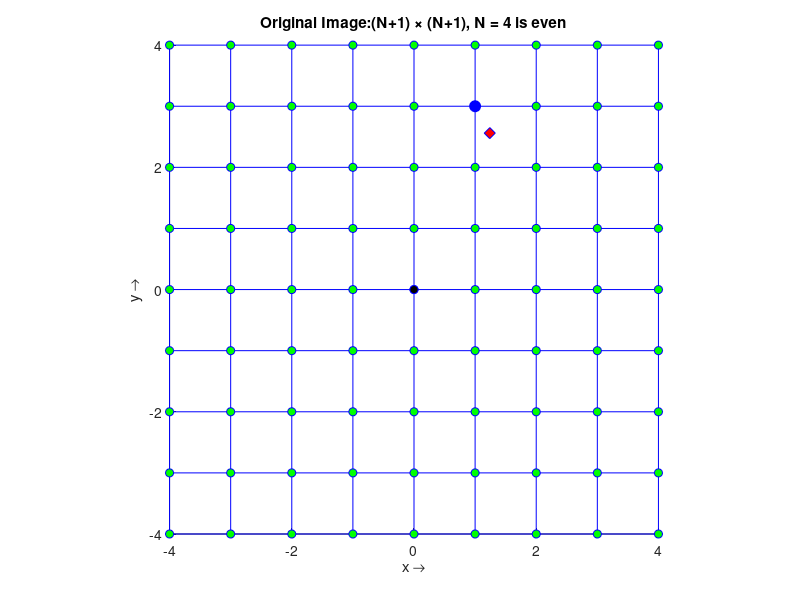
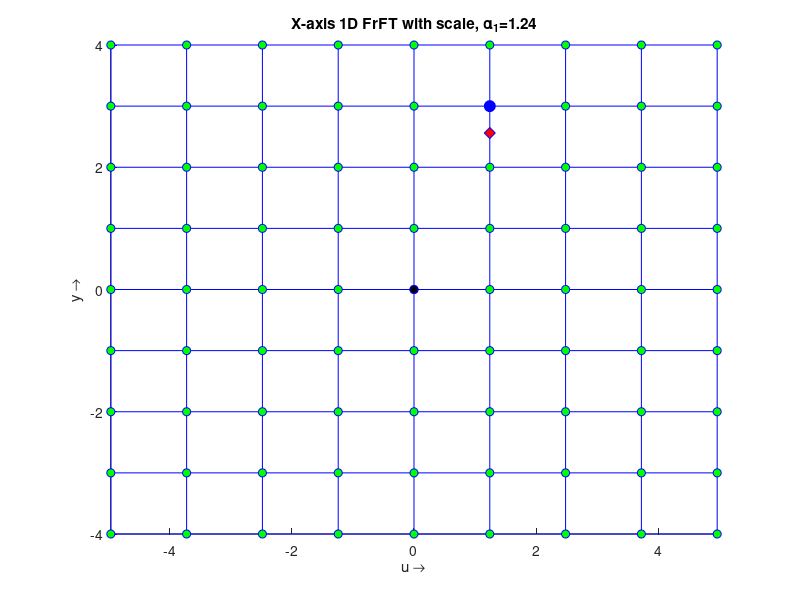
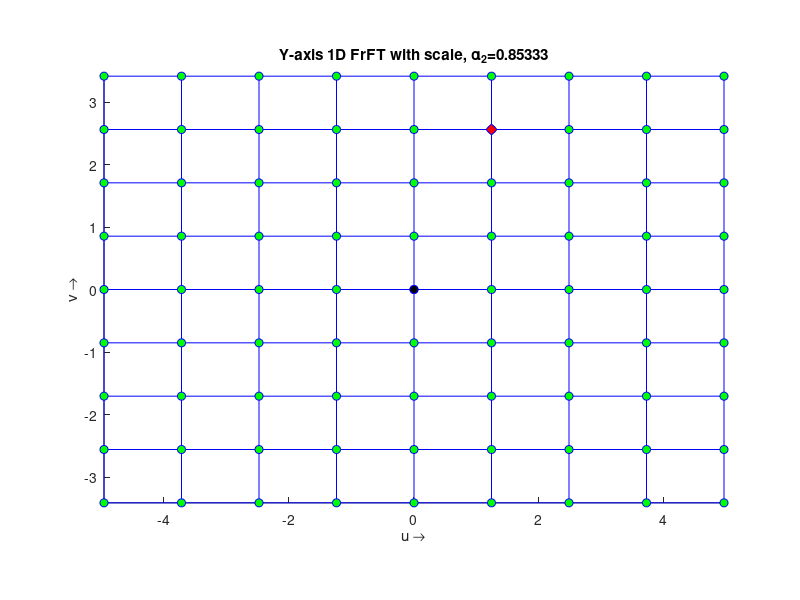

Recreate these plots in MATLAB, in order.
close all;
clear all;
clc;

%% First Spatial grid
N = 8;            % even number of data points used  
freqScale = 1; 2*pi/(N+1);
gridSpacing =  [-N/2:N/2]*freqScale;
gridMarkerSize = 6;
highlightMarkerSize = 8;

figure,
hold on
axis equal
axis ([-N/2 N/2 -N/2 N/2+.002])
for j  = 1: N+1                             % Marking X-Y grid lines
    h =plot(gridSpacing(:),gridSpacing(j)*ones(1,N+1),'b');
    h =plot(gridSpacing(j)*ones(1,N+1),gridSpacing(:),'b');
end
for j  = 1: N+1                             % Plotting grid points
    pause(.03);
    h =plot(gridSpacing(j),gridSpacing(:),'bo');
    set(h,'MarkerFaceColor','g');
    set(h,'MarkerSize',gridMarkerSize)
end
h = plot(0,0,'bo');                 % DC value
set(h,'MarkerFaceColor','k');
set(h,'MarkerSize',gridMarkerSize)

title('Original Image:(N+1) \times (N+1), N = 4 is even')
xlabel ('x \rightarrow')
ylabel ('y \rightarrow')
hold off


%% Pick an arbitrary point on the grid
%   desiredPoint = [ 0,0];
desiredPoint = [ 1.24 , 2.56 ]*freqScale;
% desiredPoint = [ 2.5724 , 3.765 ]*freqScale;
% desiredPoint = [ 3.1724 , 2.965 ]*freqScale;
hold on
h = plot(desiredPoint(1),desiredPoint(2),'bd');
set(h,'MarkerFaceColor','r');
set(h,'MarkerSize',highlightMarkerSize)
hold off

%% Computing x-axis scaling in Frequency domain
nearestGridPoint = [round(desiredPoint(1))  round(desiredPoint(2))];
hold on
h = plot(nearestGridPoint(1),nearestGridPoint(2),'bo');
set(h,'MarkerFaceColor','b');
set(h,'MarkerSize',highlightMarkerSize)
hold off

if (nearestGridPoint(1) ~= 0)
    alpha1  =  desiredPoint(1) / nearestGridPoint(1);  % x axis
else
    alpha1 =  desiredPoint(1);
    nearestGridPoint(1) = 1 * sign(desiredPoint(1));
end


figure,
hold on
axis equal
if (alpha1 ~= 0)
     axis ([-N/2*alpha1 N/2*alpha1 -N/2 N/2])
end
for j  = 1: N+1                             % Marking X-Y grid lines
    h =plot(gridSpacing(:)*alpha1,gridSpacing(j)*ones(1,N+1),'b');
    h =plot(gridSpacing(j)*alpha1*ones(1,N+1),gridSpacing(:),'b');
end
for j  = 1: N+1                             % Plotting grid points
    pause(.03);
    h =plot(gridSpacing(j)*alpha1,gridSpacing(:),'bo');
    set(h,'MarkerFaceColor','g');
    set(h,'MarkerSize',gridMarkerSize)
end
h = plot(0,0,'bo');                 % DC value
set(h,'MarkerFaceColor','k');
set(h,'MarkerSize',gridMarkerSize)

str = strcat ('X-axis 1D FrFT with scale, \alpha_1=', num2str(alpha1));
title(str)
xlabel ('u \rightarrow')
ylabel ('y \rightarrow')
hold off
 
hold on
h = plot(desiredPoint(1),desiredPoint(2),'bd');
set(h,'MarkerFaceColor','r');
set(h,'MarkerSize',highlightMarkerSize)
hold off

hold on
h = plot(nearestGridPoint(1)*alpha1,nearestGridPoint(2),'bo');
set(h,'MarkerFaceColor','b');
set(h,'MarkerSize',highlightMarkerSize)
hold off


%% Computing y-axis scaling in Frequency domain
if (nearestGridPoint(2) ~= 0)
    alpha2  =  desiredPoint(2) / nearestGridPoint(2);  % y axis
else
    alpha2 =  desiredPoint(2);
    nearestGridPoint(2) = 1 * sign(desiredPoint(2));
end

figure,
hold on
axis equal
if (alpha1 ~= 0 && alpha2 ~= 0)
     axis ([-N/2*alpha1 N/2*alpha1 -N/2*alpha2 N/2*alpha2])
end
for j  = 1: N+1                             % Marking X-Y grid lines
    h =plot(gridSpacing(:)*alpha1,gridSpacing(j)*ones(1,N+1)*alpha2,'b');
    h =plot(gridSpacing(j)*alpha1*ones(1,N+1),gridSpacing(:)*alpha2,'b');
end
for j  = 1: N+1                             % Plotting grid points
    pause(.03);
    h =plot(gridSpacing(j)*alpha1,gridSpacing(:)*alpha2,'bo');
    set(h,'MarkerFaceColor','g');
    set(h,'MarkerSize',gridMarkerSize)
end
h = plot(0,0,'bo');                 % DC value
set(h,'MarkerFaceColor','k');
set(h,'MarkerSize',gridMarkerSize)

str = strcat ('Y-axis 1D FrFT with scale, \alpha_2=', num2str(alpha2));
title(str)
xlabel ('u \rightarrow')
ylabel ('v \rightarrow')
hold off

hold on
h = plot(desiredPoint(1),desiredPoint(2),'bd');
set(h,'MarkerFaceColor','r');
set(h,'MarkerSize',highlightMarkerSize)
hold off